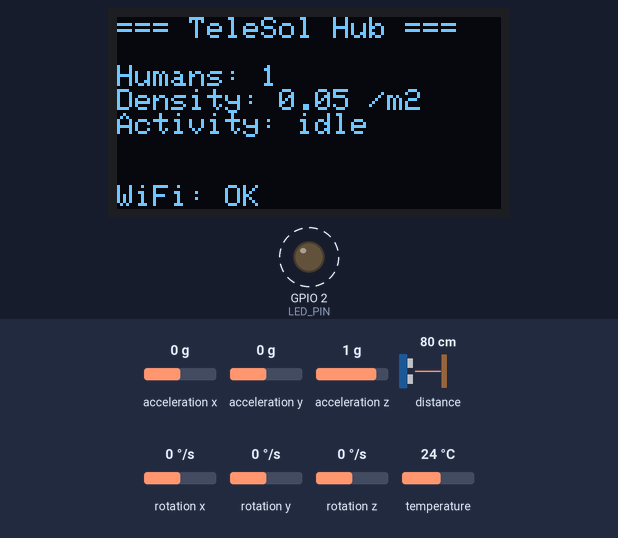
A sketch run on a simulated ESP32. Shown: 128×64 one-colour display, output pins drawn as LEDs (lit = HIGH). Dashed ring = blinking. The inputs (shaded band) are chosen by the test bench; at power-on: acceleration x 0 g, distance to the obstacle 80 cm, acceleration z 1 g, acceleration y 0 g, rotation x 0 °/s, rotation y 0 °/s, rotation z 0 °/s, temperature 24 °C. WiFi joins after 1.5 s; servers stay silent unless stated; I2S audio is not simulated (input reads silence); uploads are accepted with an empty reply; what the sketch prints to the serial monitor is not drawn.

Above: at 5.1 s.
5.2 s: acceleration x set to -1.4 g
At 8.3 s:
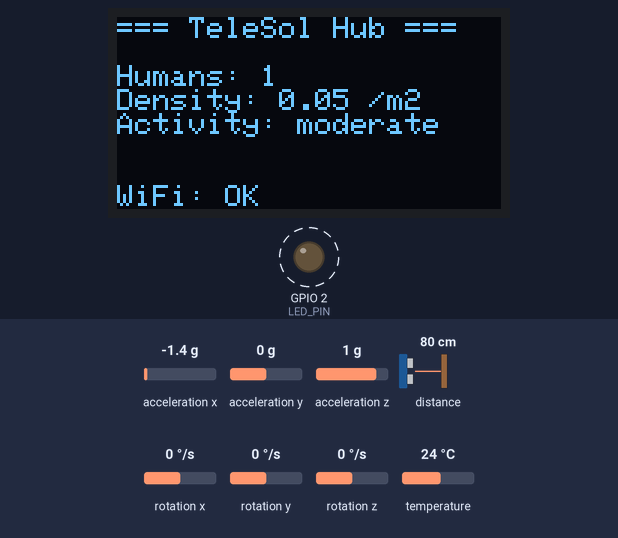
10.9 s: distance to the obstacle set to 250 cm
At 12.8 s:
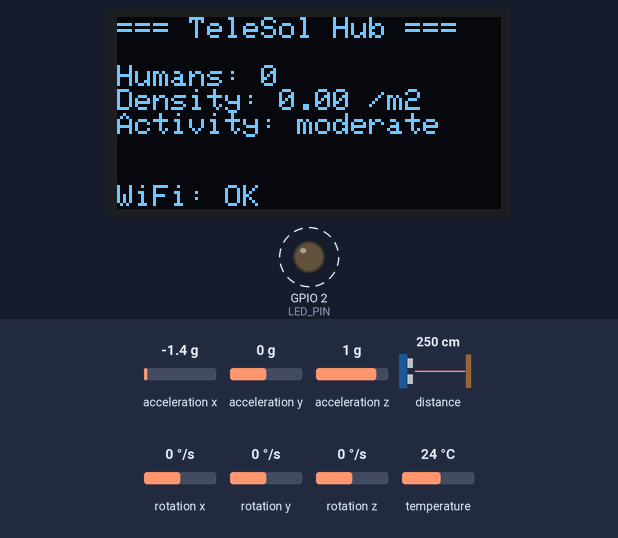
13.3 s: acceleration x set to 0 g
At 15.0 s:
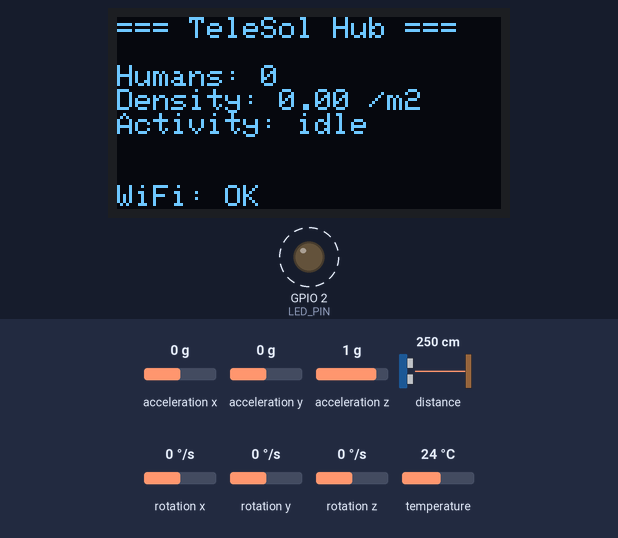
20.1 s: acceleration z set to -0.8 g
At 22.9 s:
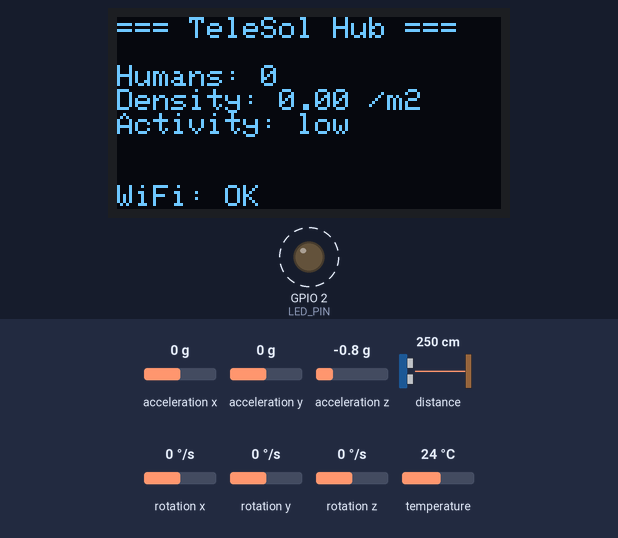
25.7 s: acceleration x set to 1.4 g
At 27.3 s:
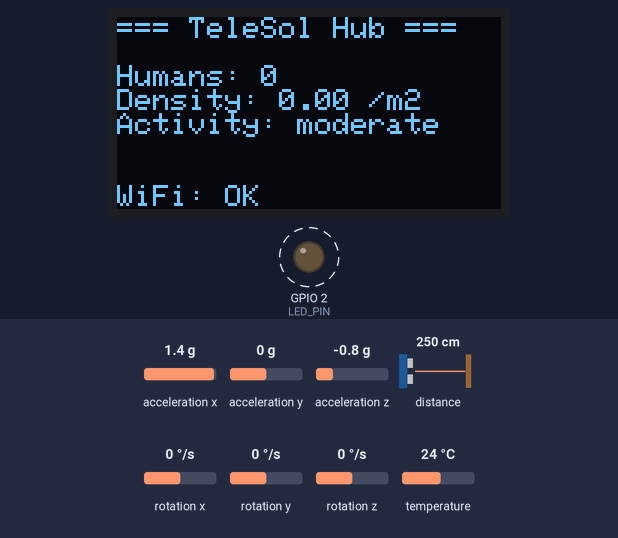
32.5 s: acceleration x set to -0.8 g
At 35.3 s:
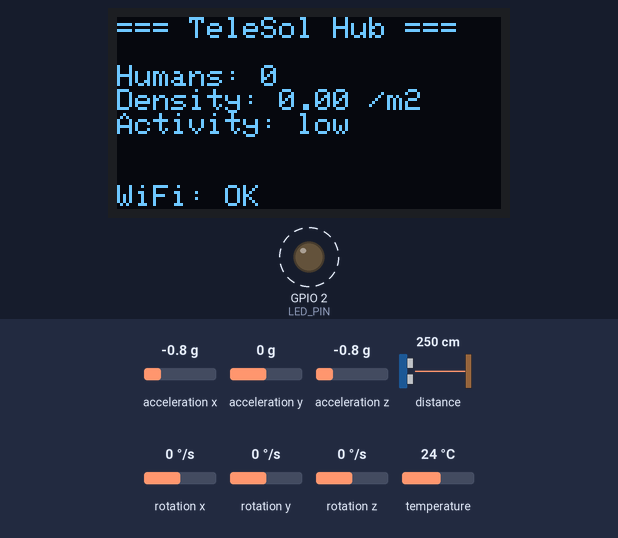
Timing chart, 0 to 40.3 s (numbered marks = the images above; inputs shaded):
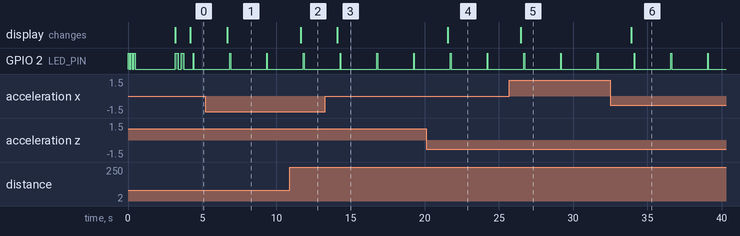

The sketch:

sensor_hub.ino
```cpp
// ============================================================
// MAIN ARDUINO SKETCH - ESP32 SENSOR HUB
// TeleSol - Predictive Telecom Congestion Intelligence
// ============================================================
#include <WiFi.h>
#include <HTTPClient.h>
#include <ArduinoJson.h>
#include <Wire.h>
#include <Adafruit_GFX.h>
#include <Adafruit_SSD1306.h>
#include <Adafruit_VL53L0X.h>
#include <MPU6050_light.h>
#include <driver/i2s.h>
#include "config.h"
#include "sensors/radar.h"
#include "sensors/tof.h"
#include "sensors/microphone.h"
#include "sensors/imu.h"
#include "display/oled.h"

// ---- Forward declarations ----
int estimateHumans(RadarData radar, ToFData tof, AudioData audio);
String classifyActivity(IMUData imu, AudioData audio);
void sendToBackend(StaticJsonDocument<512>& doc);
void connectWiFi();

// ---- Status LED ----
void blinkLED(int times, int delayMs) {
    for (int i = 0; i < times; i++) {
        digitalWrite(LED_PIN, HIGH);
        delay(delayMs);
        digitalWrite(LED_PIN, LOW);
        delay(delayMs);
    }
}

void setup() {
    Serial.begin(115200);
    Serial.println("\n[TeleSol] Sensor Hub starting...");

    pinMode(LED_PIN, OUTPUT);
    blinkLED(3, 100);

    // Initialize I2C bus (shared by ToF, IMU, OLED)
    Wire.begin(I2C_SDA, I2C_SCL);

    // Initialize WiFi
    connectWiFi();

    // Initialize all sensors
    Serial.println("[Init] Initializing sensors...");
    initRadar(RADAR_RX_PIN, RADAR_TX_PIN, RADAR_BAUD);
    initToF();
    initMicrophone();
    initIMU();

    // Initialize OLED display
    initOLED();

    Serial.println("[Init] All systems ready!");
    blinkLED(2, 200);
}

void loop() {
    // 1. Read all sensors
    RadarData radar = readRadar();
    ToFData tof = readToF();
    AudioData audio = readAudio();
    IMUData imu = readIMU();

    // 2. Process and estimate
    int estimatedHumans = estimateHumans(radar, tof, audio);
    float crowdDensity = estimatedHumans / ZONE_AREA;
    String activityLevel = classifyActivity(imu, audio);

    // 3. Update local OLED display
    updateDisplay(estimatedHumans, crowdDensity, activityLevel);

    // 4. Build JSON payload
    StaticJsonDocument<512> doc;
    doc["node_id"] = NODE_ID;
    doc["timestamp"] = millis();

    JsonObject sensors = doc.createNestedObject("sensors");

    JsonObject radarObj = sensors.createNestedObject("radar");
    radarObj["humanDetected"] = radar.humanDetected;
    radarObj["distance_cm"] = radar.distance_cm;
    radarObj["movementState"] = radar.movementState;
    radarObj["energyLevel"] = radar.energyLevel;

    JsonObject tofObj = sensors.createNestedObject("tof");
    tofObj["distance_mm"] = tof.distance_mm;
    tofObj["valid"] = tof.valid;
    tofObj["rangeStatus"] = (int)tof.rangeStatus;

    JsonObject audioObj = sensors.createNestedObject("audio");
    audioObj["noiseLevel_dB"] = audio.noiseLevel_dB;
    audioObj["peakAmplitude"] = audio.peakAmplitude;
    audioObj["isCrowdNoise"] = audio.isCrowdNoise;

    JsonObject imuObj = sensors.createNestedObject("imu");
    imuObj["accelX"] = imu.accelX;
    imuObj["accelY"] = imu.accelY;
    imuObj["accelZ"] = imu.accelZ;
    imuObj["gyroX"] = imu.gyroX;
    imuObj["gyroY"] = imu.gyroY;
    imuObj["gyroZ"] = imu.gyroZ;
    imuObj["temperature"] = imu.temperature;
    imuObj["vibrationMagnitude"] = imu.vibrationMagnitude;

    JsonObject computed = doc.createNestedObject("computed");
    computed["estimatedHumans"] = estimatedHumans;
    computed["crowdDensity"] = crowdDensity;
    computed["activityLevel"] = activityLevel;

    // 5. Send to backend
    if (WiFi.status() == WL_CONNECTED) {
        sendToBackend(doc);
        digitalWrite(LED_PIN, HIGH);
        delay(50);
        digitalWrite(LED_PIN, LOW);
    } else {
        Serial.println("[WiFi] Disconnected, reconnecting...");
        connectWiFi();
    }

    // 6. Serial debug output
    Serial.printf("[Data] Humans=%d Density=%.2f Activity=%s Radar=%s ToF=%dmm Noise=%.1fdB Vibr=%.3f\n",
        estimatedHumans, crowdDensity, activityLevel.c_str(),
        radar.humanDetected ? "YES" : "NO",
        tof.distance_mm, audio.noiseLevel_dB, imu.vibrationMagnitude);

    // 7. Wait for next cycle
    delay(2000);
}

// ---- Helper Functions ----

void connectWiFi() {
    Serial.printf("[WiFi] Connecting to %s", WIFI_SSID);
    WiFi.begin(WIFI_SSID, WIFI_PASSWORD);
    int retries = 0;
    while (WiFi.status() != WL_CONNECTED && retries < 30) {
        delay(500);
        Serial.print(".");
        retries++;
    }
    if (WiFi.status() == WL_CONNECTED) {
        Serial.printf("\n[WiFi] Connected! IP: %s\n", WiFi.localIP().toString().c_str());
    } else {
        Serial.println("\n[WiFi] Connection failed — will retry next cycle");
    }
}

int estimateHumans(RadarData radar, ToFData tof, AudioData audio) {
    int count = 0;

    // Radar: primary detection
    if (radar.humanDetected) {
        // Use energy level as rough population proxy
        count = max(1, (int)round(radar.energyLevel / 25.0));
    }

    // ToF: corroborate presence (close range, <2m = person nearby)
    if (tof.valid && tof.distance_mm > 0 && tof.distance_mm < 2000) {
        if (count == 0) count = 1;
    }

    // Audio: if crowd noise detected, bump estimate
    if (audio.isCrowdNoise && count < 3) {
        count = max(count, 2);
    }

    return count;
}

String classifyActivity(IMUData imu, AudioData audio) {
    // Classify based on vibration and noise levels
    float vib = imu.vibrationMagnitude;
    float noise = audio.noiseLevel_dB;

    if (vib > 0.5 && noise > 70.0) return "high";
    if (vib > 0.2 || noise > 55.0) return "moderate";
    if (vib > 0.05 || noise > 35.0) return "low";
    return "idle";
}

void sendToBackend(StaticJsonDocument<512>& doc) {
    HTTPClient http;
    http.begin(BACKEND_URL);
    http.addHeader("Content-Type", "application/json");

    String payload;
    serializeJson(doc, payload);

    int httpCode = http.POST(payload);

    if (httpCode > 0) {
        Serial.printf("[HTTP] POST -> %d\n", httpCode);
        if (httpCode == 200) {
            String response = http.getString();
            // Parse CRS from response for OLED display
            StaticJsonDocument<256> resDoc;
            if (deserializeJson(resDoc, response) == DeserializationError::Ok) {
                float crs = resDoc["crs"] | 0.0;
                const char* level = resDoc["level"] | "unknown";
                Serial.printf("[CRS] Score=%.1f Level=%s\n", crs, level);
            }
        }
    } else {
        Serial.printf("[HTTP] POST failed: %s\n", http.errorToString(httpCode).c_str());
    }

    http.end();
}
```

oled.h
```cpp
// SSD1306 OLED Display
#ifndef OLED_H
#define OLED_H
#include <Arduino.h>
#include <WiFi.h>

void initOLED();
void updateDisplay(int estimatedHumans, float crowdDensity, String activityLevel);

#endif // OLED_H
```

imu.h
```cpp
// MPU6050 IMU
#ifndef IMU_H
#define IMU_H
#include <Arduino.h>

struct IMUData {
    float accelX, accelY, accelZ;
    float gyroX, gyroY, gyroZ;
    float temperature;
    float vibrationMagnitude;
};

void initIMU();
IMUData readIMU();

#endif // IMU_H
```

microphone.h
```cpp
// INMP441 Microphone
#ifndef MICROPHONE_H
#define MICROPHONE_H
#include <Arduino.h>

struct AudioData {
    float noiseLevel_dB;
    float peakAmplitude;
    bool isCrowdNoise;
};

void initMicrophone();
AudioData readAudio();

#endif // MICROPHONE_H
```

radar.h
```cpp
// HLK-LD2410 Radar Sensor
#ifndef RADAR_H
#define RADAR_H
#include <Arduino.h>

struct RadarData {
    bool humanDetected;
    uint16_t distance_cm;
    uint8_t movementState;
    uint8_t energyLevel;
};

void initRadar(int rxPin, int txPin, long baud);
RadarData readRadar();

#endif // RADAR_H
```

tof.h
```cpp
// VL53L0X ToF Sensor
#ifndef TOF_H
#define TOF_H
#include <Arduino.h>

struct ToFData {
    uint16_t distance_mm;
    bool valid;
    uint8_t rangeStatus;
};

void initToF();
ToFData readToF();

#endif // TOF_H
```

config.h
```cpp
// ============================================================
// CONFIGURATION CONSTANTS - ESP32 SENSOR HUB
// ============================================================

#ifndef CONFIG_H
#define CONFIG_H

// WiFi
#define WIFI_SSID         "YOUR_WIFI_SSID"
#define WIFI_PASSWORD     "YOUR_WIFI_PASSWORD"
#define NODE_ID           "sensor_hub_001"

// MQTT (optional, not used in main sketch)
#define MQTT_BROKER       "192.168.1.100"
#define MQTT_PORT         1883

// Backend
#define BACKEND_URL       "http://your-backend-url/api/sensors/data"

// HLK-LD2410 24GHz Radar (UART)
#define RADAR_RX_PIN      16    // ESP32 RX <- Radar TX
#define RADAR_TX_PIN      17    // ESP32 TX -> Radar RX
#define RADAR_BAUD        256000

// VL53L0X ToF Sensor (I2C)
#define I2C_SDA           21
#define I2C_SCL           22
#define VL53L0X_ADDR      0x29

// MPU6050 IMU (I2C - shared bus)
#define MPU6050_ADDR      0x68

// INMP441 I2S Microphone
#define I2S_WS            25    // Word Select (LRCL)
#define I2S_SD            32    // Serial Data (DOUT)
#define I2S_SCK           33    // Serial Clock (BCLK)

// SSD1306 OLED Display (I2C - shared bus)
#define OLED_ADDR         0x3C
#define OLED_WIDTH        128
#define OLED_HEIGHT       64

// Status LED
#define LED_PIN           2     // Built-in LED

// Zone Area (for density calculation)
#define ZONE_AREA         20.0  // m² (example value)

#endif // CONFIG_H
```

Measured:
- after the input at 5.2 s, the display: changes after 1.5 s (image 1)
- after the input at 10.9 s, the display: changes after 0.73 s (image 2)
- after the input at 13.3 s, the display: changes after 0.80 s (image 3)
- after the input at 20.1 s, the display: changes after 1.4 s (image 4)
- after the input at 25.7 s, the display: changes after 0.78 s (image 5)
- after the input at 32.5 s, the display: changes after 1.4 s (image 6)
- by itself, GPIO 2 (LED_PIN): alternates HIGH for 0.05 s and LOW for 2.4 s
